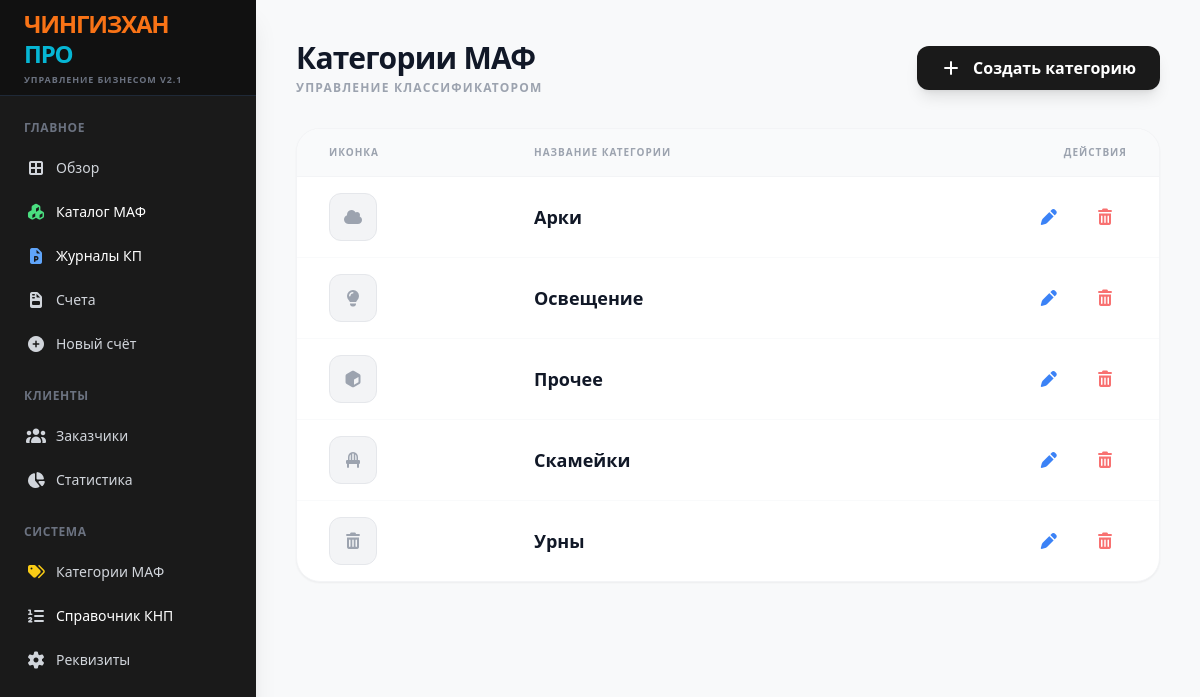
The page /categories on the database its author committed.
### tables this page shows
CREATE TABLE categories (id INTEGER PRIMARY KEY AUTOINCREMENT, name TEXT, icon TEXT);

### app.py (the view)
@app.route('/categories')
def categories_list():
    return render_template('categories.html', categories=get_categories())

### app.py (called while the page is built)
def get_categories():
    with sqlite3.connect(DB_NAME) as conn:
        cats_db = conn.cursor().execute("SELECT * FROM categories ORDER BY name").fetchall()
        return [{'id': str(r[0]), 'name': str(r[1]), 'icon': str(r[2])} for r in cats_db]

### templates/categories.html (shortened to what this page needs)
{% extends "base.html" %}
{% block content %}
<div class="p-10 max-w-5xl mx-auto">
    <div class="flex justify-between items-center mb-8">
        <div>
            <h2 class="text-3xl font-black text-gray-900 tracking-tight">Категории МАФ</h2>
            <p class="text-gray-400 font-bold text-xs uppercase tracking-widest mt-1">Управление классификатором</p>
        </div>
        <button onclick="openCategoryModal()" class="bg-[#1a1a1a] text-white px-6 py-2.5 rounded-xl font-bold hover:bg-gray-800 transition shadow-lg">
            <i class="fas fa-plus mr-2"></i> Создать категорию
        </button>
    </div>
    <div class="bg-white rounded-3xl shadow-sm border border-gray-100 overflow-hidden">
        <table class="w-full text-left border-collapse">
            <thead>
                <tr class="bg-gray-50 border-b border-gray-100 font-black text-gray-400 text-[10px] uppercase tracking-widest">
                    <th class="py-4 px-8">Иконка</th>
                    <th class="py-4 px-8">Название категории</th>
                    <th class="py-4 px-8 text-right">Действия</th>
                </tr>
            </thead>
            <tbody class="divide-y divide-gray-50">
                {% for cat in categories %}
                <tr class="hover:bg-gray-50/50 transition">
                    <td class="py-4 px-8">
                        <div class="w-12 h-12 bg-gray-100 rounded-xl flex items-center justify-center border border-gray-200">
                            {% if cat.icon and (cat.icon.endswith('.png') or cat.icon.endswith('.svg') or cat.icon.endswith('.jpg') or cat.icon.endswith('.webp')) %}
                                <img src="/static/category_icons/{{ cat.icon }}" class="w-8 h-8 object-contain">
                            {% else %}
                                <i class="fas {{ cat.icon if cat.icon else 'fa-folder' }} text-gray-400"></i>
                            {% endif %}
                        </div>
                    </td>
                    <td class="py-4 px-8 font-bold text-gray-900 text-lg">{{ cat.name }}</td>
                    <td class="py-4 px-8 text-right space-x-2">
                        <button onclick="openCategoryModal('{{ cat.id }}', '{{ cat.name }}', '{{ cat.icon }}')" class="text-blue-500 hover:bg-blue-50 p-3 rounded-xl transition">
                            <i class="fas fa-pen"></i>
                        </button>
                        <button onclick="deleteCategory('{{ cat.id }}')" class="text-red-400 hover:bg-red-50 p-3 rounded-xl transition">
                            <i class="fas fa-trash-alt"></i>
                        </button>
                    </td>
                </tr>
                {% endfor %}
            </tbody>
        </table>
    </div>
</div>
{% endblock %}

### rows shown on the page
categories: name "Арки"
categories: name "Освещение"
categories: name "Прочее"
categories: name "Скамейки"
categories: name "Урны"
